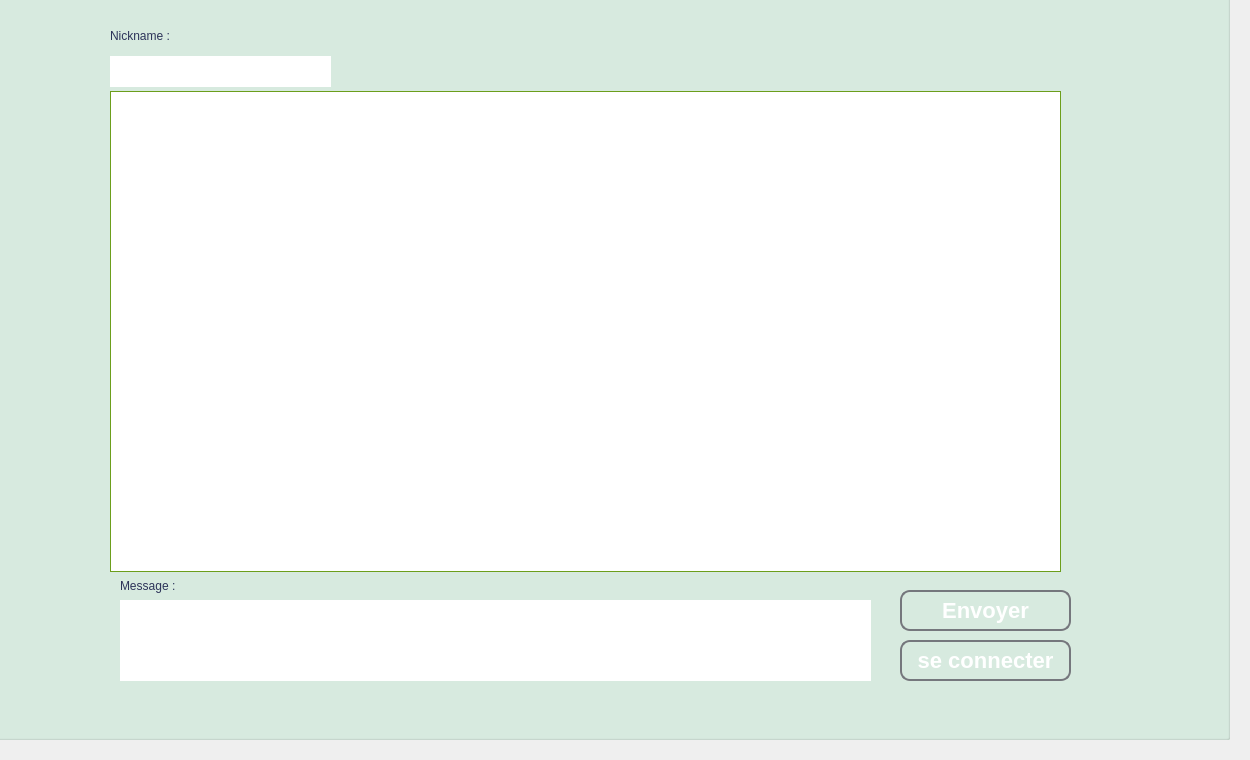
      <widget class="QWidget" name="chat">
       <attribute name="title">
        <string>Chatbox</string>
       </attribute>
       <widget class="QPushButton" name="Empl_push_Send">
        <property name="geometry">
         <rect>
          <x>900</x>
          <y>590</y>
          <width>171</width>
          <height>41</height>
         </rect>
        </property>
        <property name="styleSheet">
         <string notr="true">/*-----QPushButton-----*/
QPushButton
{
	background-color: qlineargradient(spread:pad, x1:0, y1:0.511, x2:1, y2:0.511, stop:0 
#75777d
,stop:0.995192 rgba(0,0,0,0));



	color: #ffffff;
	font-size: 22px;
	font-weight: bold;
	border: 2px solid #75777d;
	border-radius:10px;
	padding: 5px;

}

QPushButton::hover
{
background-color: #b5b5ba;

	color: #2C3359; 
}
QPushButton::pressed
{background-color: qlineargradient(stop:0 rgba(0, 207, 179, 255),stop:1 rgba(70, 255, 230, 255));

	color: #75777d; 

}</string>
        </property>
        <property name="text">
         <string>Envoyer</string>
        </property>
       </widget>
       <widget class="QLineEdit" name="Empl_line_Nickname">
        <property name="geometry">
         <rect>
          <x>110</x>
          <y>56</y>
          <width>221</width>
          <height>31</height>
         </rect>
        </property>
        <property name="styleSheet">
         <string notr="true"/>
        </property>
        <property name="frame">
         <bool>false</bool>
        </property>
       </widget>
       <widget class="QTextEdit" name="Empl_text_Chatbox">
        <property name="geometry">
         <rect>
          <x>110</x>
          <y>91</y>
          <width>951</width>
          <height>481</height>
         </rect>
        </property>
        <property name="styleSheet">
         <string notr="true">border: 1px solid rgb(108, 158, 28)</string>
        </property>
       </widget>
       <widget class="QLineEdit" name="Empl_line_Message">
        <property name="geometry">
         <rect>
          <x>120</x>
          <y>600</y>
          <width>751</width>
          <height>81</height>
         </rect>
        </property>
        <property name="focusPolicy">
         <enum>Qt::StrongFocus</enum>
        </property>
        <property name="styleSheet">
         <string notr="true"/>
        </property>
        <property name="frame">
         <bool>false</bool>
        </property>
       </widget>
       <widget class="QPushButton" name="Empl_push_Bind">
        <property name="geometry">
         <rect>
          <x>900</x>
          <y>640</y>
          <width>171</width>
          <height>41</height>
         </rect>
        </property>
        <property name="styleSheet">
         <string notr="true">/*-----QPushButton-----*/
QPushButton
{
	background-color: qlineargradient(spread:pad, x1:0, y1:0.511, x2:1, y2:0.511, stop:0 
#75777d
,stop:0.995192 rgba(0,0,0,0));



	color: #ffffff;
	font-size: 22px;
	font-weight: bold;
	border: 2px solid #75777d;
	border-radius:10px;
	padding: 5px;

}

QPushButton::hover
{
background-color: #b5b5ba;

	color: #2C3359; 
}
QPushButton::pressed
{background-color: qlineargradient(stop:0 rgba(0, 207, 179, 255),stop:1 rgba(70, 255, 230, 255));

	color: #75777d; 

}</string>
        </property>
        <property name="text">
         <string>se connecter</string>
        </property>
       </widget>
       <widget class="QLabel" name="Empl_label_Nickname">
        <property name="geometry">
         <rect>
          <x>110</x>
          <y>20</y>
          <width>151</width>
          <height>31</height>
         </rect>
        </property>
        <property name="styleSheet">
         <string notr="true">font:  75 16pt &quot;Times New Roman&quot;;
color: rgb(44, 51, 89);</string>
        </property>
        <property name="text">
         <string>Nickname : </string>
        </property>
       </widget>
       <widget class="QLabel" name="Empl_label_Message">
        <property name="geometry">
         <rect>
          <x>120</x>
          <y>570</y>
          <width>111</width>
          <height>31</height>
         </rect>
        </property>
        <property name="styleSheet">
         <string notr="true">font:  75 16pt &quot;Times New Roman&quot;;
color: rgb(44, 51, 89);</string>
        </property>
        <property name="text">
         <string>Message :</string>
        </property>
       </widget>
       <widget class="QGroupBox" name="groupBox_6">
        <property name="geometry">
         <rect>
          <x>-11</x>
          <y>-11</y>
          <width>1241</width>
          <height>751</height>
         </rect>
        </property>
        <property name="styleSheet">
         <string notr="true">background-color: rgb(218, 237, 226);</string>
        </property>
        <property name="title">
         <string/>
        </property>
       </widget>
       <zorder>groupBox_6</zorder>
       <zorder>Empl_push_Send</zorder>
       <zorder>Empl_line_Nickname</zorder>
       <zorder>Empl_text_Chatbox</zorder>
       <zorder>Empl_line_Message</zorder>
       <zorder>Empl_push_Bind</zorder>
       <zorder>Empl_label_Nickname</zorder>
       <zorder>Empl_label_Message</zorder>
      </widget>
